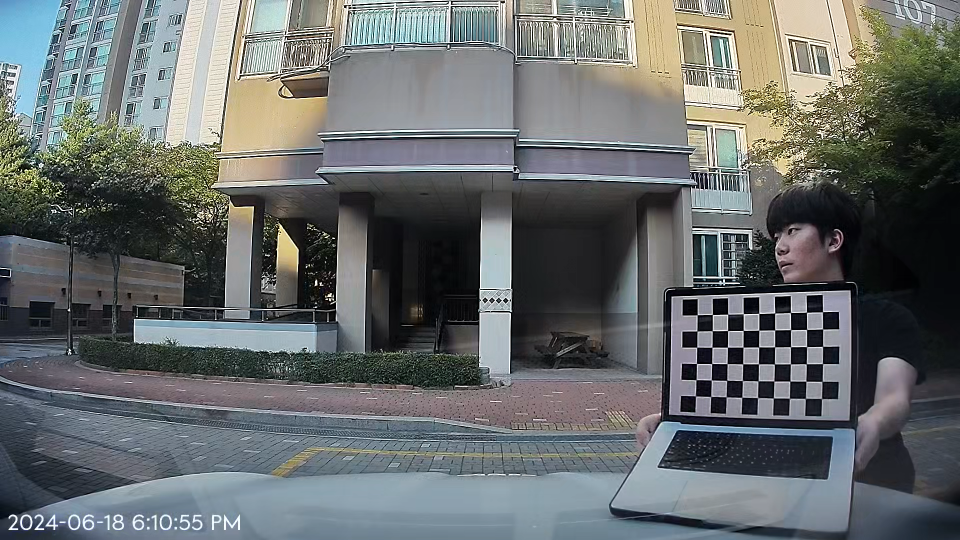
#> input picture calibration_img/1.png, 1920 x 1080 px (shown at 1/2 size)
$ python colours.py   (older library calls are emulated)
#> lines starting #> are read from the running program, lines starting #| are printed output that depends on the picture
### calibration.py
import numpy as np
import cv2
import glob

images = glob.glob('./calibration_img/*.png')

points_3d = []  # 실제 point
points_2d = []  # 2D point


def calibration() :
    obj_points = np.zeros((6 * 9, 3), np.float32)
    obj_points[:, :2] = np.mgrid[0:9, 0:6].T.reshape(-1, 2) # x, y 좌표

    for pngfile in images :
        img = cv2.imread(pngfile)
#> img is the input picture: shape (1080, 1920, 3); mean B, G, R 107.5, 107.5, 103.1
        grayscale = cv2.cvtColor(img, cv2.COLOR_BGR2GRAY)
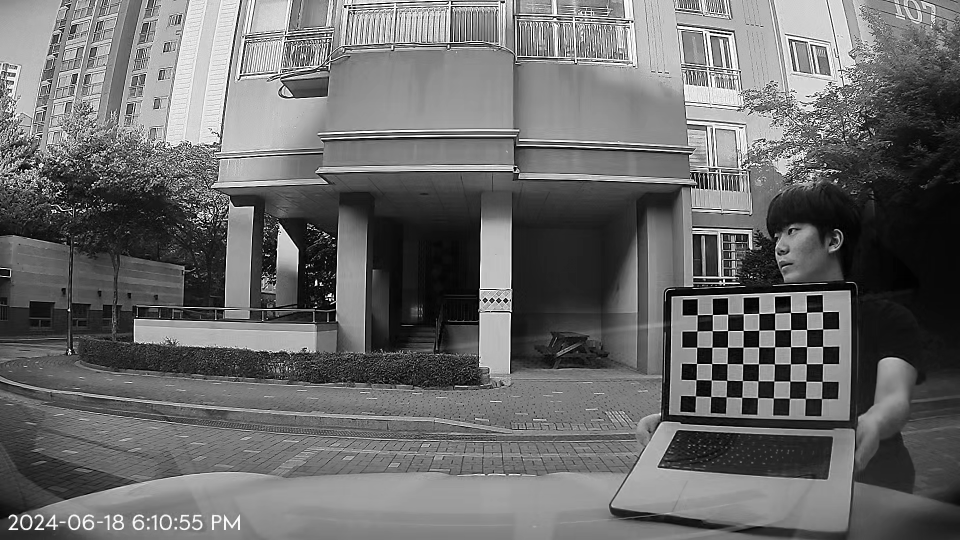
#> grayscale: shape (1080, 1920) (shown at 1/2 size); min 0, max 255, mean 106.2

        # chessboard의 코너를 찾음
        ret, corners = cv2.findChessboardCorners(grayscale, (9, 6), None)
#> ret = True; corners = 54 rows, first 8: [1394.7, 630], [1425.2, 629.3], [1455.8, 628.7], [1487.4, 627.6], [1518.3, 627.2], [1550.5, 626.4], [1581.4, 625.6], [1613.5, 624.9]

        # 코너가 검출되었다면 각 리스트에 append
        if ret:
            points_2d.append(corners)
            points_3d.append(obj_points)
        else:
            continue
#> pass 2 of the loop in calibration, `for pngfile in images :`:
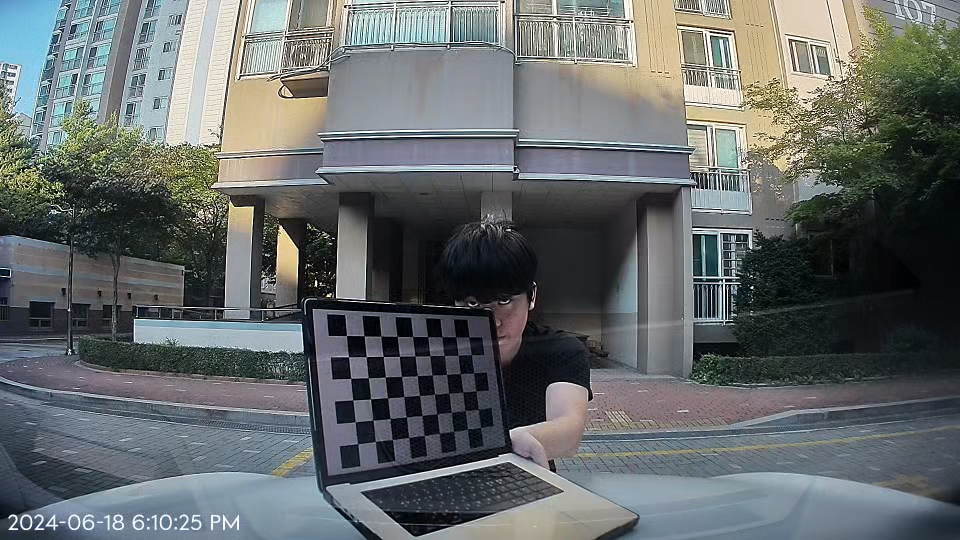
#> input picture calibration_img/10.png, 1920 x 1080 px (shown at 1/2 size)
#> in calibration, img is the input picture: shape (1080, 1920, 3); mean B, G, R 106.2, 105.9, 101
#> in calibration, `grayscale = cv2.cvtColor(img, cv2.COLOR_BGR2GRAY)`:
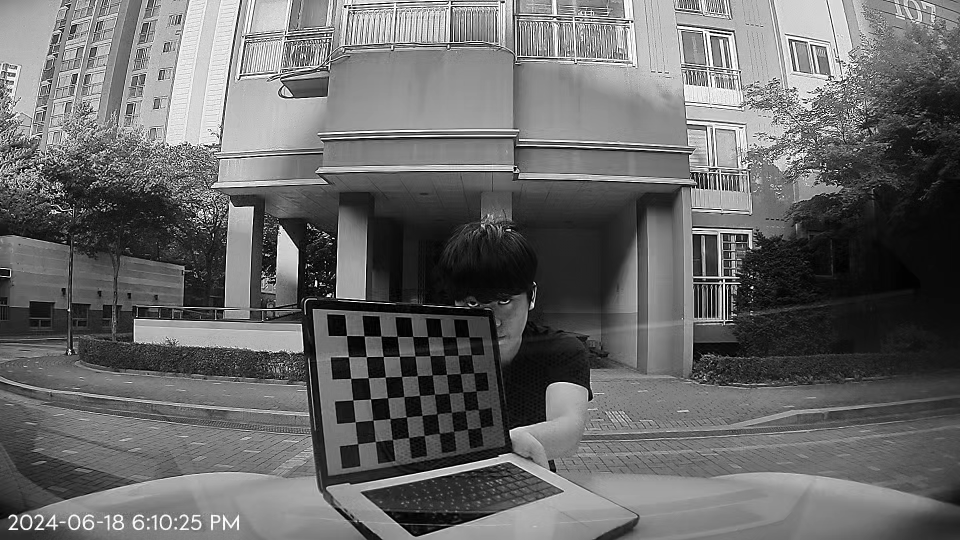
#> grayscale: shape (1080, 1920) (shown at 1/2 size); min 0, max 255, mean 104.5
#> corners = 54 rows, first 8: [693.5, 671.5], [728.6, 672.2], [762.2, 671.6], [794.5, 672.1], [825.9, 672.2], [856.1, 673.6], [885.5, 673.8], [911.8, 674.4]
#> pass 3 of the loop in calibration, `for pngfile in images :`:
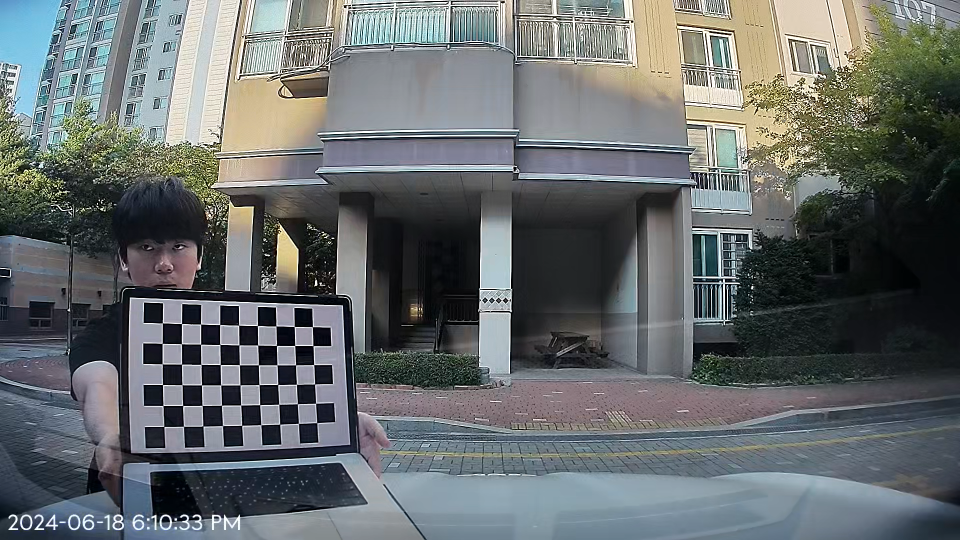
#> input picture calibration_img/11.png, 1920 x 1080 px (shown at 1/2 size)
#> in calibration, img is the input picture: shape (1080, 1920, 3); mean B, G, R 107.6, 106.9, 102
#> in calibration, `grayscale = cv2.cvtColor(img, cv2.COLOR_BGR2GRAY)`:
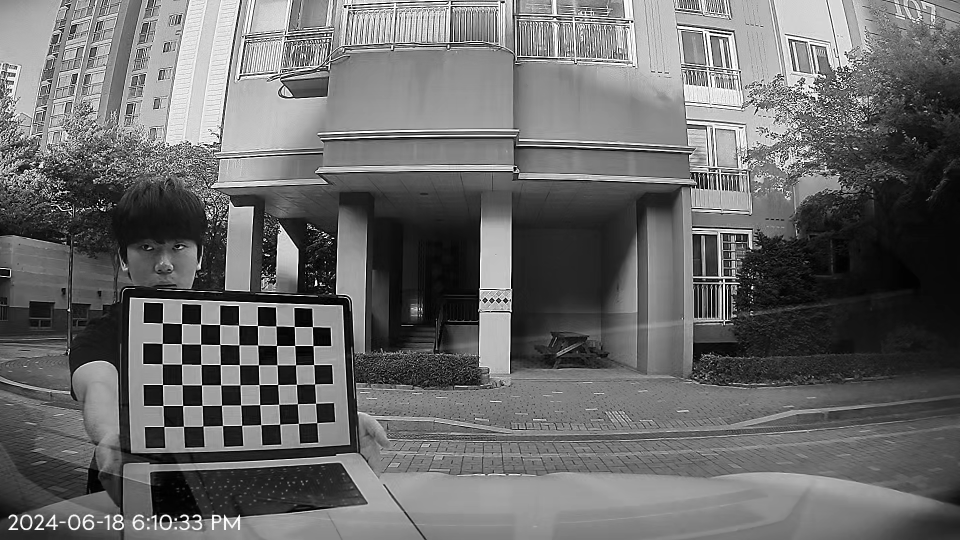
#> grayscale: shape (1080, 1920) (shown at 1/2 size); min 0, max 255, mean 105.5
#> corners = 54 rows, first 8: [325.2, 646], [363.5, 647.6], [401.7, 648.5], [440.1, 649.6], [477.7, 650.7], [515.4, 651.7], [552.3, 652.2], [588.6, 653.3]
#> the loop made 4 passes; the first 3 are shown

    # 왜곡계수 계산
    ret, matrix, dist, _, _ = cv2.calibrateCamera(points_3d, points_2d,
                                                      grayscale.shape[::-1], None, None)

    return matrix, dist


def undistort(img, matrix, dist) :
    return cv2.undistort(img, matrix, dist, None, matrix)


# [20 lines that do not run on import are left out]

### gradients.py
import numpy as np
import cv2
from calibration import calibration
from crop_image import crop_image


# [65 lines left out: functions xy_thresh, mag_thresh, dir_thresh, gradient_ensemble, update_ensemble, not called in this run]


def load_and_process_images(paths):
    images = []
    matrix, dist = calibration()
    for path in paths:
        img = cv2.imread(path)
#> (the run stopped early here; a loop or call above may not have finished)
